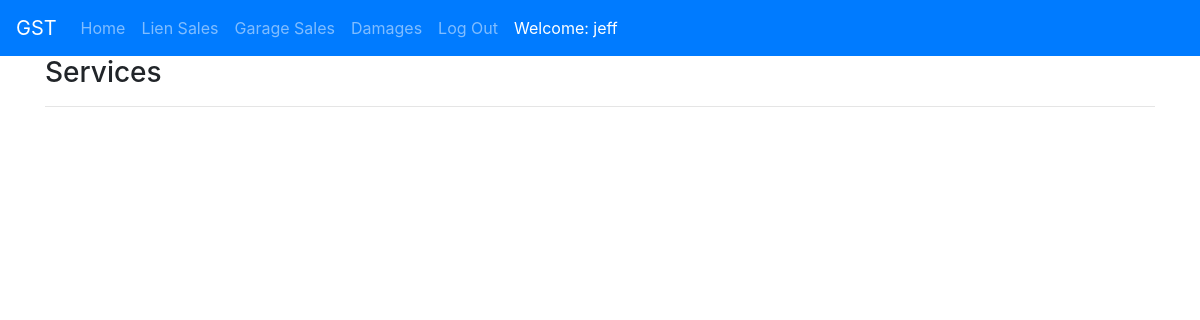
The app's page /services/ (signed in), older data.
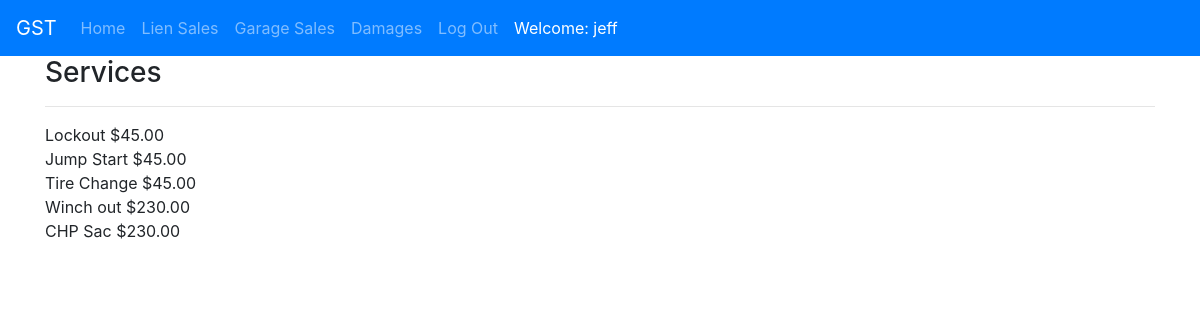
The same page, newer data.
### services/models.py (models this page shows, shortened)
class Service(models.Model):
  title           = models.CharField(max_length=120)
  description     = models.TextField()
  price           = models.DecimalField(decimal_places=2, max_digits=10, default=0.00)

### services/views.py (the view)
# urls.py: path('', ServiceListView, name='list'),
def ServiceListView(request):
  queryset = Service.objects.all()
  context = {
    'object_list' : queryset
  }
  return render(request, 'services/list_view.html', context)

### templates/services/list_view.html (shortened to what this page needs)
{% extends "base.html" %}
{% load static %}
{% block content %}
{% if request.user.is_authenticated %}
<div class="container">
  <div class="row">
    <div class="col">
      <h3>Services</h3>
      <hr>
      {%  for obj in object_list %}
      {{  obj.title}} ${{ obj.price }}
      <br>
      {% endfor %}
    </div>
  </div>
</div>
{% endif %}
{% endblock %}

Row changes from the older to the newer data that the page shows:
added Service: title "Lockout", price "45.00"
added Service: title "Jump Start", price "45.00"
added Service: title "Tire Change", price "45.00"
added Service: title "Winch out", price "230.00"
added Service: title "CHP Sac", price "230.00"
